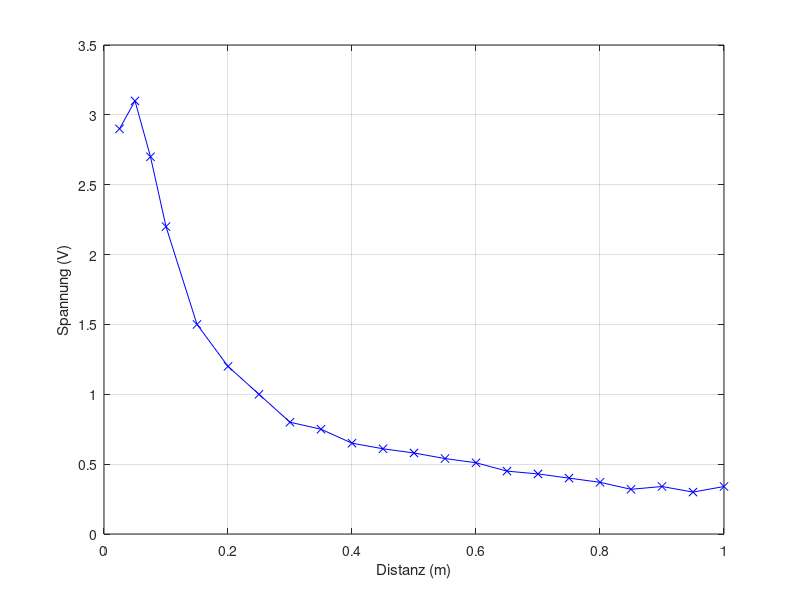

Write MATLAB code to recreate this figure.





dist_m = [2.5 5 7.5 10:5:100]*0.01;
dist_V = [2900 3100 2700 2200 1500 1200 1000 800 750 650 610 580 540 510 450 430 400 370 320 340 300 340]*0.001;

figure(2)
plot(dist_m, dist_V, 'bx-'), grid on
xlabel('Distanz (m)')
ylabel('Spannung (V)')